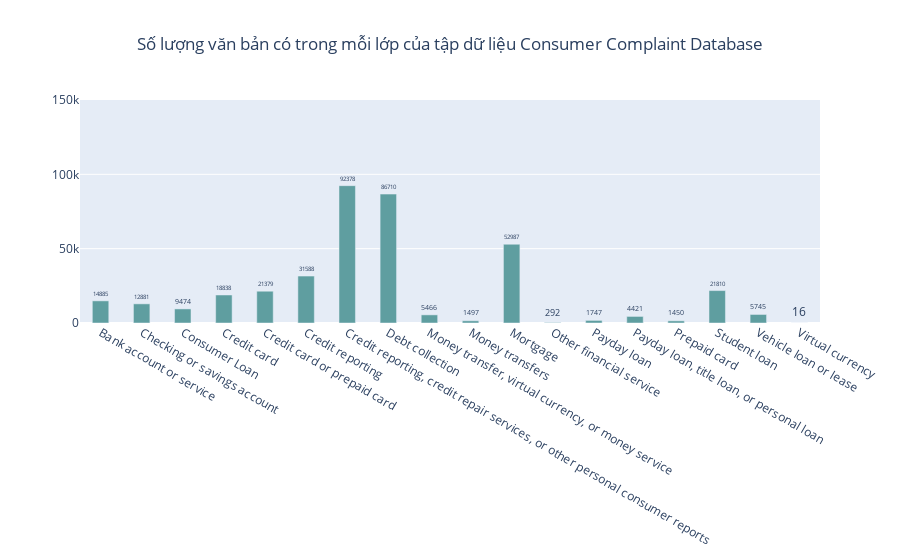

The notebook cell this image was saved under:
### Markdown cell above
## VISUALIZATION

### Code cell
groups = data_Clean.groupby(by='Label').count()['Text']

fig = go.Figure()
fig.add_trace(go.Bar(
    x=groups.index,
    y=groups.values,
    marker_color='cadetblue',
    width=0.4, 
    text=groups,
    textposition='outside'
))

fig.update_layout(title=f'Số lượng văn bản có trong mỗi lớp của tập dữ liệu Consumer Complaint Database', title_x=0.5,  yaxis=dict(range=[0, 150000]))

fig.show()

### Figure 1 — Plotly figure (JSON) as saved in the notebook; plotly's stock layout.template omitted (floating-point values rounded to 4 significant figures)
{"data": [{"marker": {"color": "cadetblue"}, "text": [14885, 12881, 9474, 18838, 21379, 31588, 92378, 86710, 5466, 1497, 52987, 292, 1747, 4421, 1450, 21810, 5745, 16], "textposition": "outside", "type": "bar", "width": 0.4, "x": ["Bank account or service", "Checking or savings account", "Consumer Loan", "Credit card", "Credit card or prepaid card", "Credit reporting", "Credit reporting, credit repair services, or other personal consumer reports", "Debt collection", "Money transfer, virtual currency, or money service", "Money transfers", "Mortgage", "Other financial service", "Payday loan", "Payday loan, title loan, or personal loan", "Prepaid card", "Student loan", "Vehicle loan or lease", "Virtual currency"], "y": [14885, 12881, 9474, 18838, 21379, 31588, 92378, 86710, 5466, 1497, 52987, 292, 1747, 4421, 1450, 21810, 5745, 16]}], "layout": {"title": {"text": "Số lượng văn bản có trong mỗi lớp của tập dữ liệu Consumer Complaint Database", "x": 0.5}, "yaxis": {"range": [0, 150000]}}}
